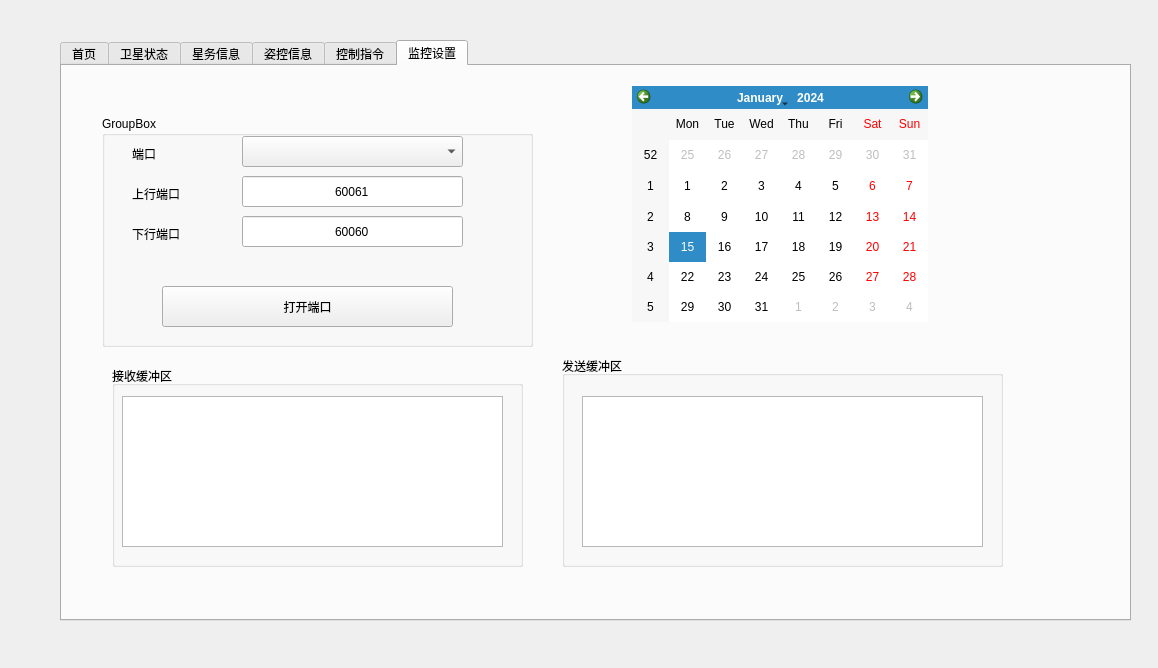
<?xml version="1.0" encoding="UTF-8"?>
<ui version="4.0">
 <class>Dialog</class>
 <widget class="QDialog" name="Dialog">
  <property name="geometry">
   <rect>
    <x>0</x>
    <y>0</y>
    <width>1158</width>
    <height>668</height>
   </rect>
  </property>
  <widget class="QTabWidget" name="tabWidget">
   <property name="geometry">
    <rect>
     <x>60</x>
     <y>40</y>
     <width>1071</width>
     <height>581</height>
    </rect>
   </property>
   <property name="currentIndex">
    <number>5</number>
   </property>
   <widget class="QWidget" name="tab">
    <attribute name="title">
     <string>首页</string>
    </attribute>
   </widget>
   <widget class="QWidget" name="tab_2">
    <attribute name="title">
     <string>卫星状态</string>
    </attribute>
    <widget class="QLCDNumber" name="lcdNumber">
     <property name="geometry">
      <rect>
       <x>750</x>
       <y>90</y>
       <width>121</width>
       <height>41</height>
      </rect>
     </property>
    </widget>
    <widget class="QDateTimeEdit" name="dateTimeEdit">
     <property name="geometry">
      <rect>
       <x>360</x>
       <y>90</y>
       <width>261</width>
       <height>31</height>
      </rect>
     </property>
    </widget>
   </widget>
   <widget class="QWidget" name="tab_3">
    <attribute name="title">
     <string>星务信息</string>
    </attribute>
    <widget class="QGroupBox" name="groupBox">
     <property name="geometry">
      <rect>
       <x>10</x>
       <y>30</y>
       <width>251</width>
       <height>461</height>
      </rect>
     </property>
     <property name="title">
      <string>星务信息</string>
     </property>
     <widget class="QLabel" name="label_sat_id">
      <property name="geometry">
       <rect>
        <x>20</x>
        <y>50</y>
        <width>72</width>
        <height>15</height>
       </rect>
      </property>
      <property name="text">
       <string>ID</string>
      </property>
      <property name="alignment">
       <set>Qt::AlignCenter</set>
      </property>
     </widget>
     <widget class="QLineEdit" name="lE_sat_id">
      <property name="geometry">
       <rect>
        <x>100</x>
        <y>50</y>
        <width>111</width>
        <height>31</height>
       </rect>
      </property>
      <property name="readOnly">
       <bool>true</bool>
      </property>
     </widget>
     <widget class="QLineEdit" name="lE_reboot_cnt">
      <property name="geometry">
       <rect>
        <x>100</x>
        <y>90</y>
        <width>111</width>
        <height>31</height>
       </rect>
      </property>
      <property name="readOnly">
       <bool>true</bool>
      </property>
     </widget>
     <widget class="QLineEdit" name="lE_rec_cmd_cnt">
      <property name="geometry">
       <rect>
        <x>120</x>
        <y>130</y>
        <width>111</width>
        <height>31</height>
       </rect>
      </property>
      <property name="readOnly">
       <bool>true</bool>
      </property>
     </widget>
     <widget class="QLineEdit" name="lE_obc_utc_tiime">
      <property name="geometry">
       <rect>
        <x>100</x>
        <y>250</y>
        <width>111</width>
        <height>31</height>
       </rect>
      </property>
      <property name="readOnly">
       <bool>true</bool>
      </property>
     </widget>
     <widget class="QLineEdit" name="lE_down_cnt">
      <property name="geometry">
       <rect>
        <x>100</x>
        <y>170</y>
        <width>111</width>
        <height>31</height>
       </rect>
      </property>
      <property name="readOnly">
       <bool>true</bool>
      </property>
     </widget>
     <widget class="QLineEdit" name="lE_reboot_time">
      <property name="geometry">
       <rect>
        <x>100</x>
        <y>210</y>
        <width>111</width>
        <height>31</height>
       </rect>
      </property>
      <property name="readOnly">
       <bool>true</bool>
      </property>
     </widget>
     <widget class="QLabel" name="label_reboot_cnt">
      <property name="geometry">
       <rect>
        <x>20</x>
        <y>100</y>
        <width>72</width>
        <height>15</height>
       </rect>
      </property>
      <property name="text">
       <string>重启计数</string>
      </property>
      <property name="alignment">
       <set>Qt::AlignCenter</set>
      </property>
     </widget>
     <widget class="QLabel" name="label_rec_cmd_cnt">
      <property name="geometry">
       <rect>
        <x>20</x>
        <y>140</y>
        <width>91</width>
        <height>16</height>
       </rect>
      </property>
      <property name="text">
       <string>接收指令计数</string>
      </property>
      <property name="alignment">
       <set>Qt::AlignCenter</set>
      </property>
     </widget>
     <widget class="QLabel" name="label_down_cnt">
      <property name="geometry">
       <rect>
        <x>20</x>
        <y>180</y>
        <width>72</width>
        <height>15</height>
       </rect>
      </property>
      <property name="text">
       <string>下行计数</string>
      </property>
      <property name="alignment">
       <set>Qt::AlignCenter</set>
      </property>
     </widget>
     <widget class="QLabel" name="label_reboot_time">
      <property name="geometry">
       <rect>
        <x>20</x>
        <y>220</y>
        <width>72</width>
        <height>15</height>
       </rect>
      </property>
      <property name="text">
       <string>复位时间</string>
      </property>
      <property name="alignment">
       <set>Qt::AlignCenter</set>
      </property>
     </widget>
     <widget class="QLabel" name="label_obc_utc_time">
      <property name="geometry">
       <rect>
        <x>20</x>
        <y>260</y>
        <width>72</width>
        <height>15</height>
       </rect>
      </property>
      <property name="text">
       <string>星上时间</string>
      </property>
      <property name="alignment">
       <set>Qt::AlignCenter</set>
      </property>
     </widget>
    </widget>
    <widget class="QGroupBox" name="groupBox_3">
     <property name="geometry">
      <rect>
       <x>280</x>
       <y>30</y>
       <width>241</width>
       <height>461</height>
      </rect>
     </property>
     <property name="title">
      <string>电源</string>
     </property>
     <widget class="QLabel" name="label_12">
      <property name="geometry">
       <rect>
        <x>20</x>
        <y>50</y>
        <width>72</width>
        <height>15</height>
       </rect>
      </property>
      <property name="text">
       <string>TextLabel</string>
      </property>
     </widget>
     <widget class="QLabel" name="label_13">
      <property name="geometry">
       <rect>
        <x>20</x>
        <y>90</y>
        <width>72</width>
        <height>15</height>
       </rect>
      </property>
      <property name="text">
       <string>TextLabel</string>
      </property>
     </widget>
     <widget class="QLabel" name="label_14">
      <property name="geometry">
       <rect>
        <x>20</x>
        <y>130</y>
        <width>72</width>
        <height>15</height>
       </rect>
      </property>
      <property name="text">
       <string>TextLabel</string>
      </property>
     </widget>
     <widget class="QLineEdit" name="lineEdit_12">
      <property name="geometry">
       <rect>
        <x>100</x>
        <y>50</y>
        <width>111</width>
        <height>31</height>
       </rect>
      </property>
      <property name="readOnly">
       <bool>true</bool>
      </property>
     </widget>
     <widget class="QLineEdit" name="lineEdit_13">
      <property name="geometry">
       <rect>
        <x>100</x>
        <y>90</y>
        <width>111</width>
        <height>31</height>
       </rect>
      </property>
      <property name="readOnly">
       <bool>true</bool>
      </property>
     </widget>
     <widget class="QLineEdit" name="lineEdit_14">
      <property name="geometry">
       <rect>
        <x>100</x>
        <y>130</y>
        <width>111</width>
        <height>31</height>
       </rect>
      </property>
      <property name="readOnly">
       <bool>true</bool>
      </property>
     </widget>
     <widget class="QLineEdit" name="lE_BusC">
      <property name="geometry">
       <rect>
        <x>100</x>
        <y>250</y>
        <width>111</width>
        <height>31</height>
       </rect>
      </property>
      <property name="readOnly">
       <bool>true</bool>
      </property>
     </widget>
     <widget class="QLabel" name="label_15">
      <property name="geometry">
       <rect>
        <x>20</x>
        <y>170</y>
        <width>72</width>
        <height>15</height>
       </rect>
      </property>
      <property name="text">
       <string>TextLabel</string>
      </property>
     </widget>
     <widget class="QLineEdit" name="lineEdit_16">
      <property name="geometry">
       <rect>
        <x>100</x>
        <y>170</y>
        <width>111</width>
        <height>31</height>
       </rect>
      </property>
      <property name="readOnly">
       <bool>true</bool>
      </property>
     </widget>
     <widget class="QLabel" name="label_BusV">
      <property name="geometry">
       <rect>
        <x>20</x>
        <y>210</y>
        <width>72</width>
        <height>15</height>
       </rect>
      </property>
      <property name="text">
       <string>母线电压</string>
      </property>
     </widget>
     <widget class="QLabel" name="label_BusC">
      <property name="geometry">
       <rect>
        <x>20</x>
        <y>250</y>
        <width>72</width>
        <height>15</height>
       </rect>
      </property>
      <property name="text">
       <string>母线电流</string>
      </property>
     </widget>
     <widget class="QLineEdit" name="lE_BusV">
      <property name="geometry">
       <rect>
        <x>100</x>
        <y>210</y>
        <width>111</width>
        <height>31</height>
       </rect>
      </property>
      <property name="readOnly">
       <bool>true</bool>
      </property>
     </widget>
    </widget>
    <widget class="QGroupBox" name="groupBox_4">
     <property name="geometry">
      <rect>
       <x>800</x>
       <y>40</y>
       <width>241</width>
       <height>461</height>
      </rect>
     </property>
     <property name="title">
      <string>通信</string>
     </property>
     <widget class="QLabel" name="label_18">
      <property name="geometry">
       <rect>
        <x>20</x>
        <y>50</y>
        <width>72</width>
        <height>15</height>
       </rect>
      </property>
      <property name="text">
       <string>TextLabel</string>
      </property>
     </widget>
     <widget class="QLabel" name="label_19">
      <property name="geometry">
       <rect>
        <x>20</x>
        <y>90</y>
        <width>72</width>
        <height>15</height>
       </rect>
      </property>
      <property name="text">
       <string>TextLabel</string>
      </property>
     </widget>
     <widget class="QLabel" name="label_20">
      <property name="geometry">
       <rect>
        <x>20</x>
        <y>130</y>
        <width>72</width>
        <height>15</height>
       </rect>
      </property>
      <property name="text">
       <string>TextLabel</string>
      </property>
     </widget>
     <widget class="QLineEdit" name="lineEdit_18">
      <property name="geometry">
       <rect>
        <x>100</x>
        <y>50</y>
        <width>111</width>
        <height>31</height>
       </rect>
      </property>
      <property name="readOnly">
       <bool>true</bool>
      </property>
     </widget>
     <widget class="QLineEdit" name="lineEdit_19">
      <property name="geometry">
       <rect>
        <x>100</x>
        <y>90</y>
        <width>111</width>
        <height>31</height>
       </rect>
      </property>
      <property name="readOnly">
       <bool>true</bool>
      </property>
     </widget>
     <widget class="QLineEdit" name="lineEdit_20">
      <property name="geometry">
       <rect>
        <x>100</x>
        <y>130</y>
        <width>111</width>
        <height>31</height>
       </rect>
      </property>
      <property name="readOnly">
       <bool>true</bool>
      </property>
     </widget>
     <widget class="QLineEdit" name="lineEdit_21">
      <property name="geometry">
       <rect>
        <x>100</x>
        <y>250</y>
        <width>111</width>
        <height>31</height>
       </rect>
      </property>
      <property name="readOnly">
       <bool>true</bool>
      </property>
     </widget>
     <widget class="QLabel" name="label_21">
      <property name="geometry">
       <rect>
        <x>20</x>
        <y>170</y>
        <width>72</width>
        <height>15</height>
       </rect>
      </property>
      <property name="text">
       <string>TextLabel</string>
      </property>
     </widget>
     <widget class="QLineEdit" name="lineEdit_22">
      <property name="geometry">
       <rect>
        <x>100</x>
        <y>170</y>
        <width>111</width>
        <height>31</height>
       </rect>
      </property>
      <property name="readOnly">
       <bool>true</bool>
      </property>
     </widget>
     <widget class="QLabel" name="label_22">
      <property name="geometry">
       <rect>
        <x>20</x>
        <y>210</y>
        <width>72</width>
        <height>15</height>
       </rect>
      </property>
      <property name="text">
       <string>TextLabel</string>
      </property>
     </widget>
     <widget class="QLabel" name="label_23">
      <property name="geometry">
       <rect>
        <x>20</x>
        <y>250</y>
        <width>72</width>
        <height>15</height>
       </rect>
      </property>
      <property name="text">
       <string>TextLabel</string>
      </property>
     </widget>
     <widget class="QLineEdit" name="lineEdit_23">
      <property name="geometry">
       <rect>
        <x>100</x>
        <y>210</y>
        <width>111</width>
        <height>31</height>
       </rect>
      </property>
      <property name="readOnly">
       <bool>true</bool>
      </property>
     </widget>
    </widget>
    <widget class="QGroupBox" name="groupBox_13">
     <property name="geometry">
      <rect>
       <x>530</x>
       <y>40</y>
       <width>241</width>
       <height>461</height>
      </rect>
     </property>
     <property name="title">
      <string>温度</string>
     </property>
     <widget class="QLabel" name="label_45">
      <property name="geometry">
       <rect>
        <x>20</x>
        <y>50</y>
        <width>72</width>
        <height>15</height>
       </rect>
      </property>
      <property name="text">
       <string>TextLabel</string>
      </property>
     </widget>
     <widget class="QLabel" name="label_46">
      <property name="geometry">
       <rect>
        <x>20</x>
        <y>90</y>
        <width>72</width>
        <height>15</height>
       </rect>
      </property>
      <property name="text">
       <string>TextLabel</string>
      </property>
     </widget>
     <widget class="QLabel" name="label_47">
      <property name="geometry">
       <rect>
        <x>20</x>
        <y>130</y>
        <width>72</width>
        <height>15</height>
       </rect>
      </property>
      <property name="text">
       <string>TextLabel</string>
      </property>
     </widget>
     <widget class="QLineEdit" name="lineEdit_44">
      <property name="geometry">
       <rect>
        <x>100</x>
        <y>50</y>
        <width>111</width>
        <height>31</height>
       </rect>
      </property>
      <property name="readOnly">
       <bool>true</bool>
      </property>
     </widget>
     <widget class="QLineEdit" name="lineEdit_45">
      <property name="geometry">
       <rect>
        <x>100</x>
        <y>90</y>
        <width>111</width>
        <height>31</height>
       </rect>
      </property>
      <property name="readOnly">
       <bool>true</bool>
      </property>
     </widget>
     <widget class="QLineEdit" name="lineEdit_46">
      <property name="geometry">
       <rect>
        <x>100</x>
        <y>130</y>
        <width>111</width>
        <height>31</height>
       </rect>
      </property>
      <property name="readOnly">
       <bool>true</bool>
      </property>
     </widget>
     <widget class="QLineEdit" name="lineEdit_47">
      <property name="geometry">
       <rect>
        <x>100</x>
        <y>250</y>
        <width>111</width>
        <height>31</height>
       </rect>
      </property>
      <property name="readOnly">
       <bool>true</bool>
      </property>
     </widget>
     <widget class="QLabel" name="label_48">
      <property name="geometry">
       <rect>
        <x>20</x>
        <y>170</y>
        <width>72</width>
        <height>15</height>
       </rect>
      </property>
      <property name="text">
       <string>TextLabel</string>
      </property>
     </widget>
     <widget class="QLineEdit" name="lineEdit_48">
      <property name="geometry">
       <rect>
        <x>100</x>
        <y>170</y>
        <width>111</width>
        <height>31</height>
       </rect>
      </property>
      <property name="readOnly">
       <bool>true</bool>
      </property>
     </widget>
     <widget class="QLabel" name="label_49">
      <property name="geometry">
       <rect>
        <x>20</x>
        <y>210</y>
        <width>72</width>
        <height>15</height>
       </rect>
      </property>
      <property name="text">
       <string>TextLabel</string>
      </property>
     </widget>
     <widget class="QLabel" name="label_50">
      <property name="geometry">
       <rect>
        <x>20</x>
        <y>250</y>
        <width>72</width>
        <height>15</height>
       </rect>
      </property>
      <property name="text">
       <string>TextLabel</string>
      </property>
     </widget>
     <widget class="QLineEdit" name="lineEdit_49">
      <property name="geometry">
       <rect>
        <x>100</x>
        <y>210</y>
        <width>111</width>
        <height>31</height>
       </rect>
      </property>
      <property name="readOnly">
       <bool>true</bool>
      </property>
     </widget>
    </widget>
   </widget>
   <widget class="QWidget" name="tab_5">
    <attribute name="title">
     <string>姿控信息</string>
    </attribute>
    <widget class="QGroupBox" name="groupBox_5">
     <property name="geometry">
      <rect>
       <x>550</x>
       <y>30</y>
       <width>241</width>
       <height>461</height>
      </rect>
     </property>
     <property name="title">
      <string>GroupBox</string>
     </property>
     <widget class="QLabel" name="label_24">
      <property name="geometry">
       <rect>
        <x>20</x>
        <y>50</y>
        <width>72</width>
        <height>15</height>
       </rect>
      </property>
      <property name="text">
       <string>TextLabel</string>
      </property>
     </widget>
     <widget class="QLabel" name="label_25">
      <property name="geometry">
       <rect>
        <x>20</x>
        <y>90</y>
        <width>72</width>
        <height>15</height>
       </rect>
      </property>
      <property name="text">
       <string>TextLabel</string>
      </property>
     </widget>
     <widget class="QLabel" name="label_26">
      <property name="geometry">
       <rect>
        <x>20</x>
        <y>130</y>
        <width>72</width>
        <height>15</height>
       </rect>
      </property>
      <property name="text">
       <string>TextLabel</string>
      </property>
     </widget>
     <widget class="QLineEdit" name="lineEdit_24">
      <property name="geometry">
       <rect>
        <x>100</x>
        <y>50</y>
        <width>111</width>
        <height>31</height>
       </rect>
      </property>
      <property name="readOnly">
       <bool>true</bool>
      </property>
     </widget>
     <widget class="QLineEdit" name="lineEdit_25">
      <property name="geometry">
       <rect>
        <x>100</x>
        <y>90</y>
        <width>111</width>
        <height>31</height>
       </rect>
      </property>
      <property name="readOnly">
       <bool>true</bool>
      </property>
     </widget>
     <widget class="QLineEdit" name="lineEdit_26">
      <property name="geometry">
       <rect>
        <x>100</x>
        <y>130</y>
        <width>111</width>
        <height>31</height>
       </rect>
      </property>
      <property name="readOnly">
       <bool>true</bool>
      </property>
     </widget>
     <widget class="QLineEdit" name="lineEdit_27">
      <property name="geometry">
       <rect>
        <x>100</x>
        <y>250</y>
        <width>111</width>
        <height>31</height>
       </rect>
      </property>
      <property name="readOnly">
       <bool>true</bool>
      </property>
     </widget>
     <widget class="QLabel" name="label_27">
      <property name="geometry">
       <rect>
        <x>20</x>
        <y>170</y>
        <width>72</width>
        <height>15</height>
       </rect>
      </property>
      <property name="text">
       <string>TextLabel</string>
      </property>
     </widget>
     <widget class="QLineEdit" name="lineEdit_28">
      <property name="geometry">
       <rect>
        <x>100</x>
        <y>170</y>
        <width>111</width>
        <height>31</height>
       </rect>
      </property>
      <property name="readOnly">
       <bool>true</bool>
      </property>
     </widget>
     <widget class="QLabel" name="label_28">
      <property name="geometry">
       <rect>
        <x>20</x>
        <y>210</y>
        <width>72</width>
        <height>15</height>
       </rect>
      </property>
      <property name="text">
       <string>TextLabel</string>
      </property>
     </widget>
     <widget class="QLabel" name="label_29">
      <property name="geometry">
       <rect>
        <x>20</x>
        <y>250</y>
        <width>72</width>
        <height>15</height>
       </rect>
      </property>
      <property name="text">
       <string>TextLabel</string>
      </property>
     </widget>
     <widget class="QLineEdit" name="lineEdit_29">
      <property name="geometry">
       <rect>
        <x>100</x>
        <y>210</y>
        <width>111</width>
        <height>31</height>
       </rect>
      </property>
      <property name="readOnly">
       <bool>true</bool>
      </property>
     </widget>
    </widget>
    <widget class="QGroupBox" name="groupBox_6">
     <property name="geometry">
      <rect>
       <x>20</x>
       <y>30</y>
       <width>241</width>
       <height>461</height>
      </rect>
     </property>
     <property name="title">
      <string>姿控状态</string>
     </property>
     <widget class="QLabel" name="label_adcs_reboot_cnt">
      <property name="geometry">
       <rect>
        <x>20</x>
        <y>50</y>
        <width>72</width>
        <height>15</height>
       </rect>
      </property>
      <property name="text">
       <string>重启计数</string>
      </property>
     </widget>
     <widget class="QLabel" name="label_adcs_rec_cnt">
      <property name="geometry">
       <rect>
        <x>20</x>
        <y>90</y>
        <width>72</width>
        <height>15</height>
       </rect>
      </property>
      <property name="text">
       <string>接收指令计数</string>
      </property>
     </widget>
     <widget class="QLabel" name="label_adcs_send_cnt">
      <property name="geometry">
       <rect>
        <x>20</x>
        <y>130</y>
        <width>72</width>
        <height>15</height>
       </rect>
      </property>
      <property name="text">
       <string>发送计数</string>
      </property>
     </widget>
     <widget class="QLineEdit" name="lE_adcs_reboot_cnt">
      <property name="geometry">
       <rect>
        <x>100</x>
        <y>50</y>
        <width>111</width>
        <height>31</height>
       </rect>
      </property>
      <property name="readOnly">
       <bool>true</bool>
      </property>
     </widget>
     <widget class="QLineEdit" name="lE_adcs_rec_cnt">
      <property name="geometry">
       <rect>
        <x>100</x>
        <y>90</y>
        <width>111</width>
        <height>31</height>
       </rect>
      </property>
      <property name="readOnly">
       <bool>true</bool>
      </property>
     </widget>
     <widget class="QLineEdit" name="lE_adcs_send_cnt">
      <property name="geometry">
       <rect>
        <x>100</x>
        <y>130</y>
        <width>111</width>
        <height>31</height>
       </rect>
      </property>
      <property name="readOnly">
       <bool>true</bool>
      </property>
     </widget>
     <widget class="QLineEdit" name="lE_adcs_mode">
      <property name="geometry">
       <rect>
        <x>100</x>
        <y>250</y>
        <width>111</width>
        <height>31</height>
       </rect>
      </property>
      <property name="readOnly">
       <bool>true</bool>
      </property>
     </widget>
     <widget class="QLabel" name="label_adcs_reboot_time">
      <property name="geometry">
       <rect>
        <x>20</x>
        <y>170</y>
        <width>72</width>
        <height>15</height>
       </rect>
      </property>
      <property name="text">
       <string>复位时间</string>
      </property>
     </widget>
     <widget class="QLineEdit" name="lE_adcs_reboot_time">
      <property name="geometry">
       <rect>
        <x>100</x>
        <y>170</y>
        <width>111</width>
        <height>31</height>
       </rect>
      </property>
      <property name="readOnly">
       <bool>true</bool>
      </property>
     </widget>
     <widget class="QLabel" name="label_adcs_utc_time">
      <property name="geometry">
       <rect>
        <x>20</x>
        <y>210</y>
        <width>72</width>
        <height>15</height>
       </rect>
      </property>
      <property name="text">
       <string>UTC时间</string>
      </property>
     </widget>
     <widget class="QLabel" name="label_adcs_mode">
      <property name="geometry">
       <rect>
        <x>20</x>
        <y>250</y>
        <width>72</width>
        <height>15</height>
       </rect>
      </property>
      <property name="text">
       <string>姿控模式</string>
      </property>
     </widget>
     <widget class="QLineEdit" name="lE_adcs_utc_time">
      <property name="geometry">
       <rect>
        <x>100</x>
        <y>210</y>
        <width>111</width>
        <height>31</height>
       </rect>
      </property>
      <property name="readOnly">
       <bool>true</bool>
      </property>
     </widget>
    </widget>
    <widget class="QGroupBox" name="groupBox_7">
     <property name="geometry">
      <rect>
       <x>280</x>
       <y>30</y>
       <width>241</width>
       <height>461</height>
      </rect>
     </property>
     <property name="title">
      <string>GroupBox</string>
     </property>
     <widget class="QLabel" name="label_36">
      <property name="geometry">
       <rect>
        <x>20</x>
        <y>50</y>
        <width>72</width>
        <height>15</height>
       </rect>
      </property>
      <property name="text">
       <string>TextLabel</string>
      </property>
     </widget>
     <widget class="QLabel" name="label_37">
      <property name="geometry">
       <rect>
        <x>20</x>
        <y>90</y>
        <width>72</width>
        <height>15</height>
       </rect>
      </property>
      <property name="text">
       <string>TextLabel</string>
      </property>
     </widget>
     <widget class="QLabel" name="label_38">
      <property name="geometry">
       <rect>
        <x>20</x>
        <y>130</y>
        <width>72</width>
        <height>15</height>
       </rect>
      </property>
      <property name="text">
       <string>TextLabel</string>
      </property>
     </widget>
     <widget class="QLineEdit" name="lineEdit_36">
      <property name="geometry">
       <rect>
        <x>100</x>
        <y>50</y>
        <width>111</width>
        <height>31</height>
       </rect>
      </property>
      <property name="readOnly">
       <bool>true</bool>
      </property>
     </widget>
     <widget class="QLineEdit" name="lineEdit_37">
      <property name="geometry">
       <rect>
        <x>100</x>
        <y>90</y>
        <width>111</width>
        <height>31</height>
       </rect>
      </property>
      <property name="readOnly">
       <bool>true</bool>
      </property>
     </widget>
     <widget class="QLineEdit" name="lineEdit_38">
      <property name="geometry">
       <rect>
        <x>100</x>
        <y>130</y>
        <width>111</width>
        <height>31</height>
       </rect>
      </property>
      <property name="readOnly">
       <bool>true</bool>
      </property>
     </widget>
     <widget class="QLineEdit" name="lineEdit_39">
      <property name="geometry">
       <rect>
        <x>100</x>
        <y>250</y>
        <width>111</width>
        <height>31</height>
       </rect>
      </property>
      <property name="readOnly">
       <bool>true</bool>
      </property>
     </widget>
     <widget class="QLabel" name="label_39">
      <property name="geometry">
       <rect>
        <x>20</x>
        <y>170</y>
        <width>72</width>
        <height>15</height>
       </rect>
      </property>
      <property name="text">
       <string>TextLabel</string>
      </property>
     </widget>
     <widget class="QLineEdit" name="lineEdit_40">
      <property name="geometry">
       <rect>
        <x>100</x>
        <y>170</y>
        <width>111</width>
        <height>31</height>
       </rect>
      </property>
      <property name="readOnly">
       <bool>true</bool>
      </property>
     </widget>
     <widget class="QLabel" name="label_40">
      <property name="geometry">
       <rect>
        <x>20</x>
        <y>210</y>
        <width>72</width>
        <height>15</height>
       </rect>
      </property>
      <property name="text">
       <string>TextLabel</string>
      </property>
     </widget>
     <widget class="QLabel" name="label_41">
      <property name="geometry">
       <rect>
        <x>20</x>
        <y>250</y>
        <width>72</width>
        <height>15</height>
       </rect>
      </property>
      <property name="text">
       <string>TextLabel</string>
      </property>
     </widget>
     <widget class="QLineEdit" name="lineEdit_41">
      <property name="geometry">
       <rect>
        <x>100</x>
        <y>210</y>
        <width>111</width>
        <height>31</height>
       </rect>
      </property>
      <property name="readOnly">
       <bool>true</bool>
      </property>
     </widget>
    </widget>
   </widget>
   <widget class="QWidget" name="tab_6">
    <attribute name="title">
     <string>控制指令</string>
    </attribute>
    <widget class="QPushButton" name="pBtn_test">
     <property name="geometry">
      <rect>
       <x>700</x>
       <y>400</y>
       <width>93</width>
       <height>28</height>
      </rect>
     </property>
     <property name="text">
      <string>测试</string>
     </property>
    </widget>
    <widget class="QGroupBox" name="groupBox_8">
     <property name="geometry">
      <rect>
       <x>20</x>
       <y>40</y>
       <width>371</width>
       <height>201</height>
      </rect>
     </property>
     <property name="title">
      <string>GroupBox</string>
     </property>
     <widget class="QCheckBox" name="checkBox_3">
      <property name="geometry">
       <rect>
        <x>30</x>
        <y>60</y>
        <width>121</width>
        <height>41</height>
       </rect>
      </property>
      <property name="text">
       <string>CheckBox</string>
      </property>
     </widget>
     <widget class="QCheckBox" name="checkBox">
      <property name="geometry">
       <rect>
        <x>30</x>
        <y>30</y>
        <width>87</width>
        <height>20</height>
       </rect>
      </property>
      <property name="text">
       <string>CheckBox</string>
      </property>
     </widget>
    </widget>
    <widget class="QGroupBox" name="groupBox_9">
     <property name="geometry">
      <rect>
       <x>410</x>
       <y>40</y>
       <width>381</width>
       <height>201</height>
      </rect>
     </property>
     <property name="title">
      <string>GroupBox</string>
     </property>
     <widget class="QLabel" name="label_4">
      <property name="geometry">
       <rect>
        <x>20</x>
        <y>30</y>
        <width>111</width>
        <height>41</height>
       </rect>
      </property>
      <property name="text">
       <string>TextLabel</string>
      </property>
     </widget>
     <widget class="QLineEdit" name="lineEdit">
      <property name="geometry">
       <rect>
        <x>150</x>
        <y>40</y>
        <width>141</width>
        <height>31</height>
       </rect>
      </property>
      <property name="readOnly">
       <bool>true</bool>
      </property>
     </widget>
    </widget>
   </widget>
   <widget class="QWidget" name="tab_4">
    <attribute name="title">
     <string>监控设置</string>
    </attribute>
    <widget class="QGroupBox" name="groupBox_10">
     <property name="geometry">
      <rect>
       <x>40</x>
       <y>50</y>
       <width>431</width>
       <height>231</height>
      </rect>
     </property>
     <property name="title">
      <string>GroupBox</string>
     </property>
     <widget class="QComboBox" name="comboBox">
      <property name="geometry">
       <rect>
        <x>140</x>
        <y>20</y>
        <width>221</width>
        <height>31</height>
       </rect>
      </property>
     </widget>
     <widget class="QLabel" name="label_port">
      <property name="geometry">
       <rect>
        <x>30</x>
        <y>30</y>
        <width>72</width>
        <height>15</height>
       </rect>
      </property>
      <property name="text">
       <string>端口</string>
      </property>
     </widget>
     <widget class="QLabel" name="label_up_port">
      <property name="geometry">
       <rect>
        <x>30</x>
        <y>70</y>
        <width>72</width>
        <height>15</height>
       </rect>
      </property>
      <property name="text">
       <string>上行端口</string>
      </property>
     </widget>
     <widget class="QLabel" name="label_down_port">
      <property name="geometry">
       <rect>
        <x>30</x>
        <y>110</y>
        <width>72</width>
        <height>15</height>
       </rect>
      </property>
      <property name="text">
       <string>下行端口</string>
      </property>
     </widget>
     <widget class="QLineEdit" name="lE_up_port">
      <property name="geometry">
       <rect>
        <x>140</x>
        <y>60</y>
        <width>221</width>
        <height>31</height>
       </rect>
      </property>
      <property name="text">
       <string>60061</string>
      </property>
      <property name="alignment">
       <set>Qt::AlignCenter</set>
      </property>
     </widget>
     <widget class="QLineEdit" name="lE_down_port">
      <property name="geometry">
       <rect>
        <x>140</x>
        <y>100</y>
        <width>221</width>
        <height>31</height>
       </rect>
      </property>
      <property name="text">
       <string>60060</string>
      </property>
      <property name="alignment">
       <set>Qt::AlignCenter</set>
      </property>
     </widget>
     <widget class="QPushButton" name="pBtn_open_conn">
      <property name="geometry">
       <rect>
        <x>60</x>
        <y>170</y>
        <width>291</width>
        <height>41</height>
       </rect>
      </property>
      <property name="text">
       <string>打开端口</string>
      </property>
     </widget>
    </widget>
    <widget class="QCalendarWidget" name="calendarWidget">
     <property name="geometry">
      <rect>
       <x>570</x>
       <y>20</y>
       <width>296</width>
       <height>236</height>
      </rect>
     </property>
    </widget>
    <widget class="QGroupBox" name="groupBox_11">
     <property name="geometry">
      <rect>
       <x>50</x>
       <y>300</y>
       <width>411</width>
       <height>201</height>
      </rect>
     </property>
     <property name="title">
      <string>接收缓冲区</string>
     </property>
     <widget class="QTextEdit" name="tE_rec_buff">
      <property name="geometry">
       <rect>
        <x>10</x>
        <y>30</y>
        <width>381</width>
        <height>151</height>
       </rect>
      </property>
     </widget>
    </widget>
    <widget class="QGroupBox" name="groupBox_12">
     <property name="geometry">
      <rect>
       <x>500</x>
       <y>290</y>
       <width>441</width>
       <height>211</height>
      </rect>
     </property>
     <property name="title">
      <string>发送缓冲区</string>
     </property>
     <widget class="QTextEdit" name="tE_send_buff">
      <property name="geometry">
       <rect>
        <x>20</x>
        <y>40</y>
        <width>401</width>
        <height>151</height>
       </rect>
      </property>
     </widget>
    </widget>
   </widget>
  </widget>
 </widget>
 <resources/>
 <connections/>
 <slots>
  <slot>pBtn_test_click()</slot>
 </slots>
</ui>
